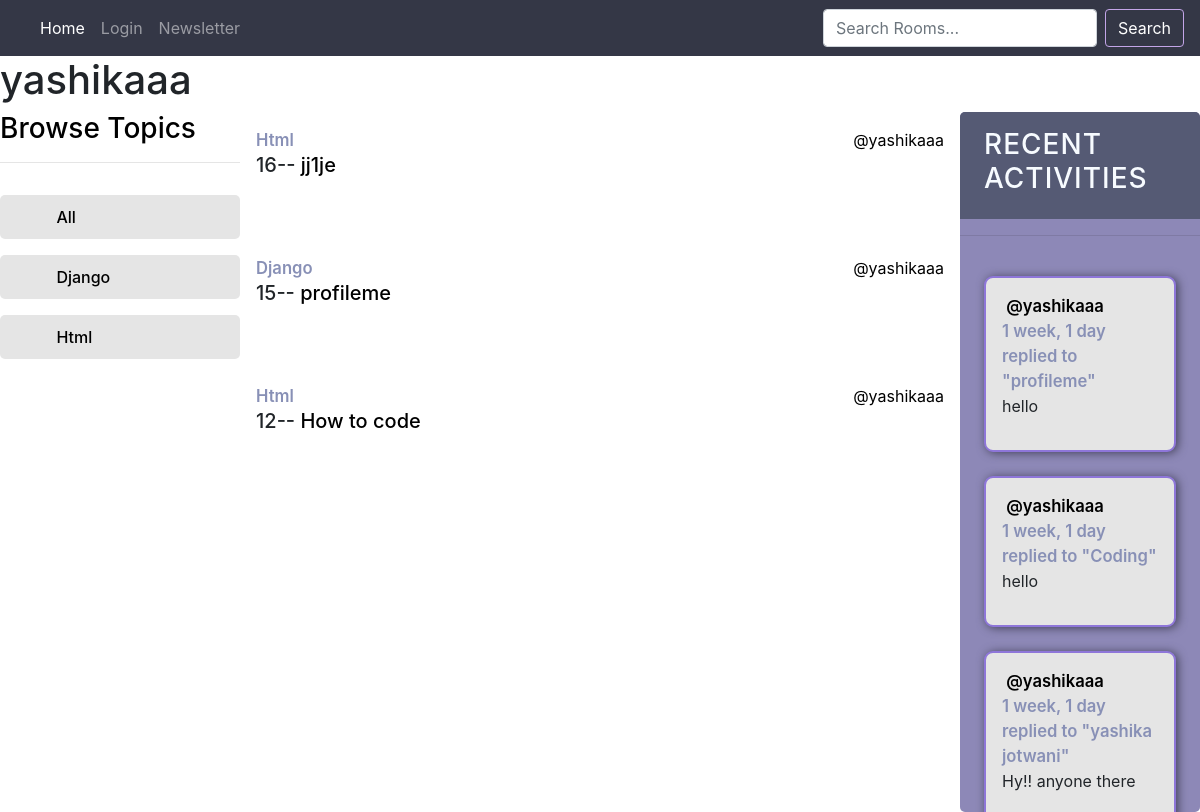
The page /profile/4 on the database as committed earlier.
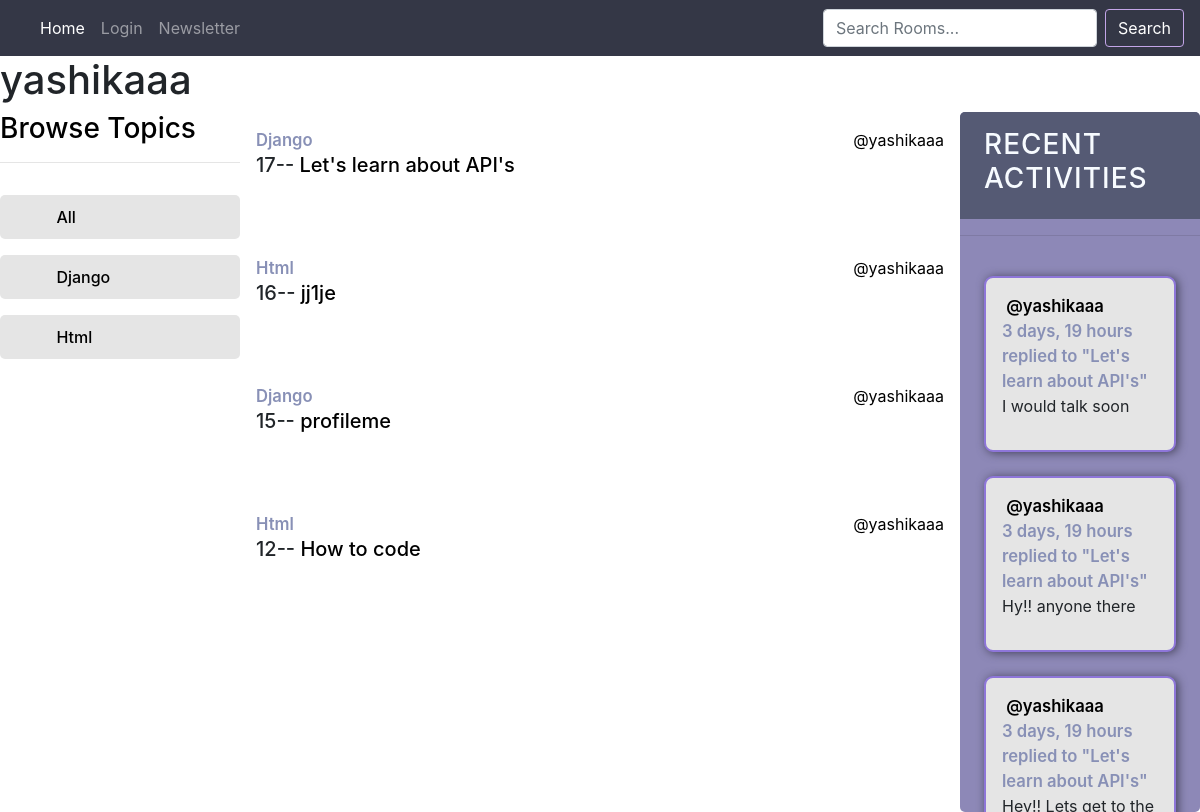
The same page on the database as committed later.
### base/models.py (models this page shows, shortened)
class Topic(models.Model):
    name = models.CharField(max_length=200)

class Room(models.Model):
    host = models.ForeignKey(User, on_delete=models.SET_NULL, null = True)
    topic= models.ForeignKey(Topic, on_delete=models.SET_NULL, null = True)
    name = models.CharField(max_length=200)
    description = models.TextField(null = True, blank = True)
    participants = models.ManyToManyField(User, related_name='participants', blank=True)
    updated = models.DateTimeField(auto_now=True)
    created = models.DateTimeField(auto_now_add=True)
    class Meta:
        ordering =['-updated','-created']
    def __str__(self):
        return self.name

class Message(models.Model):
    user= models.ForeignKey(User, on_delete=models.CASCADE)
    room =models.ForeignKey(Room,on_delete=models.CASCADE)
    body = models.TextField()
    updated = models.DateTimeField(auto_now=True)
    created = models.DateTimeField(auto_now_add=True)
    class Meta:
        ordering =['-updated','-created']
    def __str__(self):
        return self.body[0:50]

### base/views.py (the view)
# urls.py: path('profile/<str:pk>',views.userProfile,name="user-profile"),
def userProfile(request,pk):
    user = User.objects.get(id =pk)
    rooms = user.room_set.all()
    room_messages = user.message_set.all()
    topics = Topic.objects.all()
    context={
        'user':user,
        'rooms':rooms,
        'room_messages':room_messages,
        'topics':topics
    }
    return render(request,'base/profile.html',context)

### base/templates/base/profile.html (shortened to what this page needs)
{% extends 'main.html'%}
{% block content %}
<h1>{{user.username}}</h1>
<div class="profile-container">
    <div>
        {% include  'base/topic_component.html' %}
    </div>
    <div>
        {% include 'base/feed_component.html' %}
    </div>
    <div>
        {% include 'base/activity_component.html' %}
    </div>
</div>
{% endblock %}

### base/templates/base/topic_component.html
<div class="topics__header">
    <h3>Browse Topics</h3>
    <hr>
</div>
<ul class="topics__list">
    <li>
        <a href="{% url 'home' %}"> <img style="width:2.9rem;" src="https://cdn3d.iconscout.com/3d/premium/thumb/right-arrow-3711690-3105412.png" alt=""> All</a>
    </li>
</ul>
{% for topic in topics %}
<ul class="topics__list">
    <li>
        <a href="{% url 'home' %}?q={{topic.name}}">     <img style="width:2.9rem;" src="https://cdn3d.iconscout.com/3d/premium/thumb/right-arrow-3711690-3105412.png" alt="">{{topic.name}}</a>
    </li>
</ul>
{% endfor %}

### base/templates/base/feed_component.html (shortened to what this page needs)
<div class="mainfeed">
  {%for room in rooms%}
  <div style="padding: 1rem; height: 8rem;">
    <small>{{room.topic.name}}</small>
    <a style="float: right;" href="{% url 'user-profile' room.host.id %}"> @{{room.host.username}}</a>
    <h5>{{room.id}}-- <a href="{% url 'room'  room.id %}">{{room.name}}</a>
    </h5>
  </div>
  {% endfor %}
</div>

### base/templates/base/activity_component.html (shortened to what this page needs)
    <div class="activities">
        <div class="activities-header">
           <h3>Recent Activities</h3>
        </div>
    <hr>
    <div class="allactivity">
        {% for message in room_messages %}
        <div class="activities-box" style="    background: #e5e5e5;
        padding: 1rem;
        border-radius: 9px;
        margin-bottom:1rem;
        box-shadow: 2px 1px 10px 0px #44425a;" >
            <small> <a href="{% url 'user-profile' message.user.id %}"> @{{message.user}}</a>  {{message.created| timesince}}</small>
            <small>replied to "{{message.room}}"</small>
            <p>{{message}}</p>
        </div>
        {% endfor %}
    </div>
    </div>

Rows that differ between the two databases and show on the page:
no longer on this page (row unchanged): Message: user "yashikaaa", created "1 week, 1 day", room "profileme", body "hello"
no longer on this page (row unchanged): Message: user "yashikaaa", created "1 week, 1 day", room "Coding", body "hello"
no longer on this page (row unchanged): Message: user "yashikaaa", created "1 week, 1 day", room "yashika jotwani", body "Hy!! anyone there"
added Room: topic.name "Django", host.username "yashikaaa", id "17", name "Let's learn about API's"
added Message: user "yashikaaa", created "3 days, 19 hours", room "Let's learn about API's", body "I would talk soon"
added Message: user "yashikaaa", created "3 days, 19 hours", room "Let's learn about API's", body "Hy!! anyone there"
added Message: user "yashikaaa", created "3 days, 19 hours", room "Let's learn about API's"
